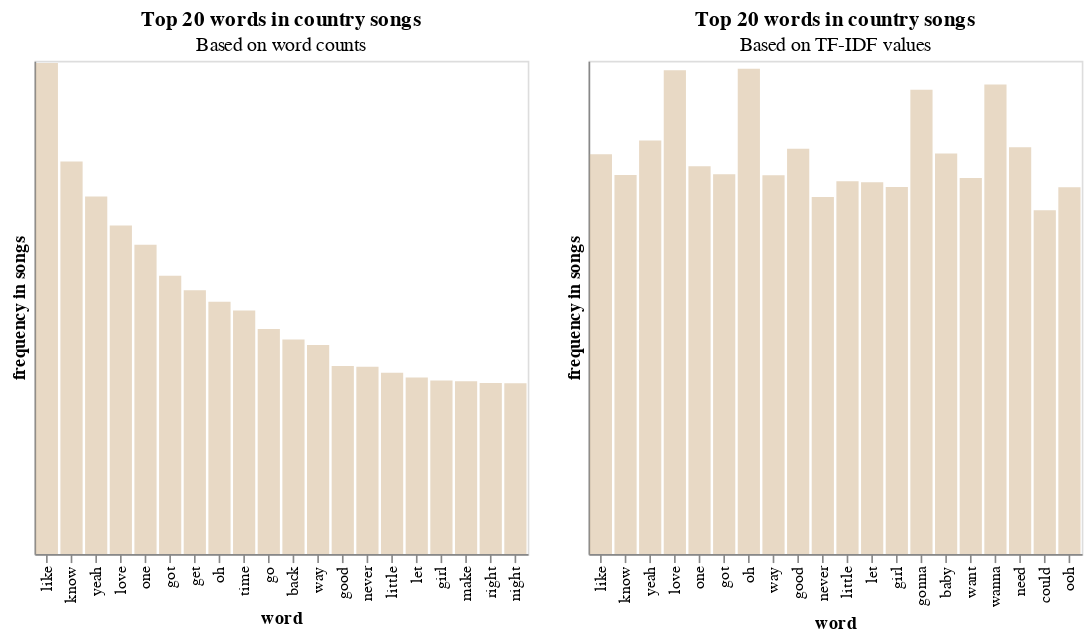

The cell this chart's notebook holds for it:
### Code cell
cty_bar_charts

### Figure 1 — Vega-Lite specification as saved in the notebook (floating-point values rounded to 4 significant figures)
{"config": {"view": {"continuousWidth": 400, "continuousHeight": 300}}, "hconcat": [{"data": {"name": "data-b6a8809e6030791b180dbe6f1a0b2864"}, "mark": {"type": "bar", "color": "#D2B48C", "opacity": 0.5}, "encoding": {"x": {"type": "nominal", "field": "word", "sort": null}, "y": {"type": "quantitative", "axis": {"grid": false, "labels": false, "ticks": false, "title": "frequency in songs"}, "field": "count"}}, "height": 300, "title": {"text": "Top 20 words in country songs", "subtitle": "Based on word counts"}, "width": 300}, {"data": {"name": "data-099461facc5567a23945f3f28030d776"}, "mark": {"type": "bar", "color": "#D2B48C", "opacity": 0.5}, "encoding": {"x": {"type": "nominal", "field": "word", "sort": ["like", "know", "yeah", "love", "one", "got", "oh", "way", "good", "never", "little", "let", "girl", "gonna", "baby", "want", "wanna", "need", "could", "ooh"]}, "y": {"type": "quantitative", "axis": {"grid": false, "labels": false, "ticks": false, "title": "frequency in songs"}, "field": "weight"}}, "height": 300, "title": {"text": "Top 20 words in country songs", "subtitle": "Based on TF-IDF values"}, "width": 300}], "$schema": "https://vega.github.io/schema/vega-lite/v4.8.1.json", "datasets": {"data-b6a8809e6030791b180dbe6f1a0b2864": [{"word": "like", "count": 3485, "count_pct": 0.01128}, {"word": "know", "count": 2785, "count_pct": 0.009011}, {"word": "yeah", "count": 2538, "count_pct": 0.008212}, {"word": "love", "count": 2331, "count_pct": 0.007542}, {"word": "one", "count": 2194, "count_pct": 0.007099}, {"word": "got", "count": 1975, "count_pct": 0.00639}, {"word": "get", "count": 1872, "count_pct": 0.006057}, {"word": "oh", "count": 1790, "count_pct": 0.005791}, {"word": "time", "count": 1729, "count_pct": 0.005594}, {"word": "go", "count": 1597, "count_pct": 0.005167}, {"word": "back", "count": 1523, "count_pct": 0.004928}, {"word": "way", "count": 1483, "count_pct": 0.004798}, {"word": "good", "count": 1335, "count_pct": 0.004319}, {"word": "never", "count": 1329, "count_pct": 0.0043}, {"word": "little", "count": 1287, "count_pct": 0.004164}, {"word": "let", "count": 1252, "count_pct": 0.004051}, {"word": "girl", "count": 1232, "count_pct": 0.003986}, {"word": "make", "count": 1226, "count_pct": 0.003967}, {"word": "right", "count": 1214, "count_pct": 0.003928}, {"word": "night", "count": 1212, "count_pct": 0.003921}], "data-099461facc5567a23945f3f28030d776": [{"word": "oh", "weight": 3.936}, {"word": "love", "weight": 3.923}, {"word": "wanna", "weight": 3.809}, {"word": "gonna", "weight": 3.766}, {"word": "yeah", "weight": 3.355}, {"word": "need", "weight": 3.299}, {"word": "good", "weight": 3.288}, {"word": "baby", "weight": 3.248}, {"word": "like", "weight": 3.242}, {"word": "one", "weight": 3.144}, {"word": "got", "weight": 3.08}, {"word": "know", "weight": 3.074}, {"word": "way", "weight": 3.072}, {"word": "want", "weight": 3.05}, {"word": "little", "weight": 3.024}, {"word": "let", "weight": 3.015}, {"word": "girl", "weight": 2.978}, {"word": "ooh", "weight": 2.974}, {"word": "never", "weight": 2.896}, {"word": "could", "weight": 2.788}]}}
